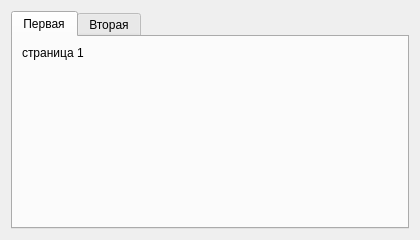
<?xml version="1.0" encoding="UTF-8"?>
<ui version="4.0"><class>Dialog</class><widget class="QDialog" name="Dialog"><property name="geometry"><rect><x>0</x><y>0</y><width>420</width><height>240</height></rect></property><property name="windowTitle"><string>#089 focus/174_tab_widget</string></property><layout class="QVBoxLayout" name="verticalLayout"><property name="leftMargin"><number>11</number></property><property name="topMargin"><number>11</number></property><property name="rightMargin"><number>11</number></property><property name="bottomMargin"><number>11</number></property><property name="spacing"><number>6</number></property><item><widget class="QTabWidget" name="focus"><property name="currentIndex"><number>0</number></property><widget class="QWidget" name="page1"><attribute name="title"><string>Первая</string></attribute><layout class="QVBoxLayout" name="page1Layout"><property name="leftMargin"><number>9</number></property><property name="topMargin"><number>9</number></property><property name="rightMargin"><number>9</number></property><property name="bottomMargin"><number>9</number></property><property name="spacing"><number>6</number></property><item><widget class="QLabel" name="l1"><property name="text"><string>страница 1</string></property></widget></item><item><spacer name="verticalSpacer"><property name="orientation"><enum>Qt::Orientation::Vertical</enum></property><property name="sizeHint" stdset="0"><size><width>40</width><height>20</height></size></property></spacer></item></layout></widget><widget class="QWidget" name="page2"><attribute name="title"><string>Вторая</string></attribute><layout class="QVBoxLayout" name="page2Layout"><property name="leftMargin"><number>9</number></property><property name="topMargin"><number>9</number></property><property name="rightMargin"><number>9</number></property><property name="bottomMargin"><number>9</number></property><property name="spacing"><number>6</number></property><item><widget class="QLabel" name="l2"><property name="text"><string>страница 2</string></property></widget></item><item><spacer name="verticalSpacer"><property name="orientation"><enum>Qt::Orientation::Vertical</enum></property><property name="sizeHint" stdset="0"><size><width>40</width><height>20</height></size></property></spacer></item></layout></widget></widget></item></layout></widget></ui>
